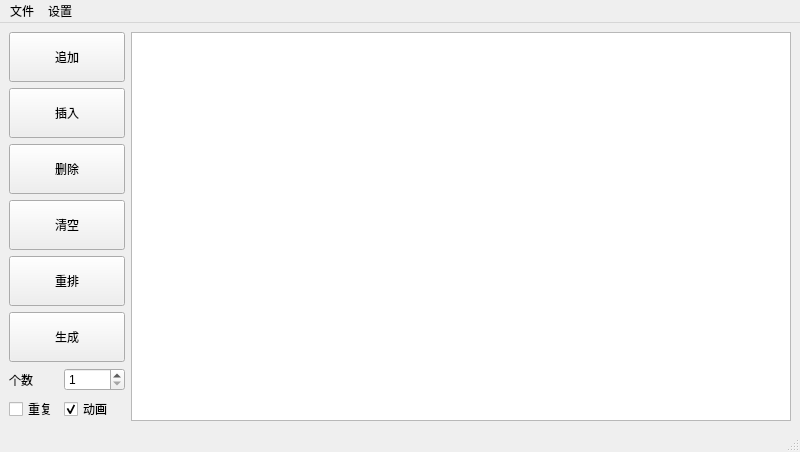
<?xml version="1.0" encoding="UTF-8"?>
<ui version="4.0">
 <class>RandomChoice</class>
 <widget class="QMainWindow" name="RandomChoice">
  <property name="geometry">
   <rect>
    <x>0</x>
    <y>0</y>
    <width>800</width>
    <height>452</height>
   </rect>
  </property>
  <property name="windowTitle">
   <string>RandomChoice</string>
  </property>
  <property name="windowIcon">
   <iconset theme="media-playlist-shuffle"/>
  </property>
  <widget class="QWidget" name="centralwidget">
   <layout class="QHBoxLayout" name="horizontalLayout">
    <item>
     <layout class="QVBoxLayout" name="verticalLayout">
      <item>
       <widget class="QPushButton" name="pushButton_2">
        <property name="sizePolicy">
         <sizepolicy hsizetype="Minimum" vsizetype="Preferred">
          <horstretch>0</horstretch>
          <verstretch>0</verstretch>
         </sizepolicy>
        </property>
        <property name="text">
         <string>追加</string>
        </property>
        <property name="icon">
         <iconset theme="edit-copy"/>
        </property>
       </widget>
      </item>
      <item>
       <widget class="QPushButton" name="pushButton_3">
        <property name="sizePolicy">
         <sizepolicy hsizetype="Minimum" vsizetype="Preferred">
          <horstretch>0</horstretch>
          <verstretch>0</verstretch>
         </sizepolicy>
        </property>
        <property name="text">
         <string>插入</string>
        </property>
        <property name="icon">
         <iconset theme="media-seek-forward"/>
        </property>
       </widget>
      </item>
      <item>
       <widget class="QPushButton" name="pushButton_4">
        <property name="sizePolicy">
         <sizepolicy hsizetype="Minimum" vsizetype="Preferred">
          <horstretch>0</horstretch>
          <verstretch>0</verstretch>
         </sizepolicy>
        </property>
        <property name="text">
         <string>删除</string>
        </property>
        <property name="icon">
         <iconset theme="edit-delete"/>
        </property>
       </widget>
      </item>
      <item>
       <widget class="QPushButton" name="pushButton_5">
        <property name="sizePolicy">
         <sizepolicy hsizetype="Minimum" vsizetype="Preferred">
          <horstretch>0</horstretch>
          <verstretch>0</verstretch>
         </sizepolicy>
        </property>
        <property name="text">
         <string>清空</string>
        </property>
        <property name="icon">
         <iconset theme="edit-clear"/>
        </property>
       </widget>
      </item>
      <item>
       <widget class="QPushButton" name="pushButton_6">
        <property name="sizePolicy">
         <sizepolicy hsizetype="Minimum" vsizetype="Preferred">
          <horstretch>0</horstretch>
          <verstretch>0</verstretch>
         </sizepolicy>
        </property>
        <property name="text">
         <string>重排</string>
        </property>
        <property name="icon">
         <iconset theme="media-playlist-shuffle"/>
        </property>
       </widget>
      </item>
      <item>
       <widget class="QPushButton" name="pushButton">
        <property name="sizePolicy">
         <sizepolicy hsizetype="Minimum" vsizetype="Preferred">
          <horstretch>0</horstretch>
          <verstretch>0</verstretch>
         </sizepolicy>
        </property>
        <property name="text">
         <string>生成</string>
        </property>
        <property name="icon">
         <iconset theme="media-playback-start"/>
        </property>
       </widget>
      </item>
      <item>
       <layout class="QFormLayout" name="formLayout">
        <item row="0" column="0">
         <widget class="QLabel" name="label_2">
          <property name="text">
           <string>个数</string>
          </property>
         </widget>
        </item>
        <item row="0" column="1">
         <widget class="QSpinBox" name="spinBox">
          <property name="sizePolicy">
           <sizepolicy hsizetype="Minimum" vsizetype="Preferred">
            <horstretch>0</horstretch>
            <verstretch>0</verstretch>
           </sizepolicy>
          </property>
          <property name="minimum">
           <number>1</number>
          </property>
          <property name="maximum">
           <number>65536</number>
          </property>
          <property name="value">
           <number>1</number>
          </property>
         </widget>
        </item>
        <item row="1" column="0">
         <widget class="QCheckBox" name="repeated">
          <property name="sizePolicy">
           <sizepolicy hsizetype="Minimum" vsizetype="Preferred">
            <horstretch>0</horstretch>
            <verstretch>0</verstretch>
           </sizepolicy>
          </property>
          <property name="text">
           <string>重复</string>
          </property>
         </widget>
        </item>
        <item row="1" column="1">
         <widget class="QCheckBox" name="animation">
          <property name="sizePolicy">
           <sizepolicy hsizetype="Minimum" vsizetype="Preferred">
            <horstretch>0</horstretch>
            <verstretch>0</verstretch>
           </sizepolicy>
          </property>
          <property name="text">
           <string>动画</string>
          </property>
          <property name="checked">
           <bool>true</bool>
          </property>
         </widget>
        </item>
       </layout>
      </item>
     </layout>
    </item>
    <item>
     <widget class="QTableView" name="personlist"/>
    </item>
   </layout>
  </widget>
  <widget class="QMenuBar" name="menubar">
   <property name="geometry">
    <rect>
     <x>0</x>
     <y>0</y>
     <width>800</width>
     <height>24</height>
    </rect>
   </property>
   <widget class="QMenu" name="menu">
    <property name="title">
     <string>文件</string>
    </property>
    <addaction name="action"/>
    <addaction name="separator"/>
    <addaction name="action_4"/>
   </widget>
   <widget class="QMenu" name="menu_2">
    <property name="tearOffEnabled">
     <bool>false</bool>
    </property>
    <property name="title">
     <string>设置</string>
    </property>
    <addaction name="action_2"/>
    <addaction name="action_5"/>
    <addaction name="separator"/>
    <addaction name="helpUse"/>
   </widget>
   <addaction name="menu"/>
   <addaction name="menu_2"/>
  </widget>
  <widget class="QStatusBar" name="statusbar"/>
  <action name="action">
   <property name="icon">
    <iconset theme="document-open"/>
   </property>
   <property name="text">
    <string>打开</string>
   </property>
   <property name="shortcut">
    <string>Ctrl+O</string>
   </property>
  </action>
  <action name="action_4">
   <property name="icon">
    <iconset theme="application-exit"/>
   </property>
   <property name="text">
    <string>退出</string>
   </property>
   <property name="shortcut">
    <string>Ctrl+X</string>
   </property>
  </action>
  <action name="action_5">
   <property name="icon">
    <iconset theme="font-x-generic"/>
   </property>
   <property name="text">
    <string>字体</string>
   </property>
   <property name="shortcut">
    <string>Ctrl+A</string>
   </property>
  </action>
  <action name="helpUse">
   <property name="icon">
    <iconset theme="help-contents"/>
   </property>
   <property name="text">
    <string>帮助</string>
   </property>
   <property name="shortcut">
    <string>Ctrl+Shift+H</string>
   </property>
   <property name="menuRole">
    <enum>QAction::NoRole</enum>
   </property>
  </action>
  <action name="action_2">
   <property name="icon">
    <iconset theme="applications-system"/>
   </property>
   <property name="text">
    <string>详细</string>
   </property>
   <property name="shortcut">
    <string>Ctrl+Shift+S</string>
   </property>
  </action>
 </widget>
 <resources/>
 <connections/>
</ui>
